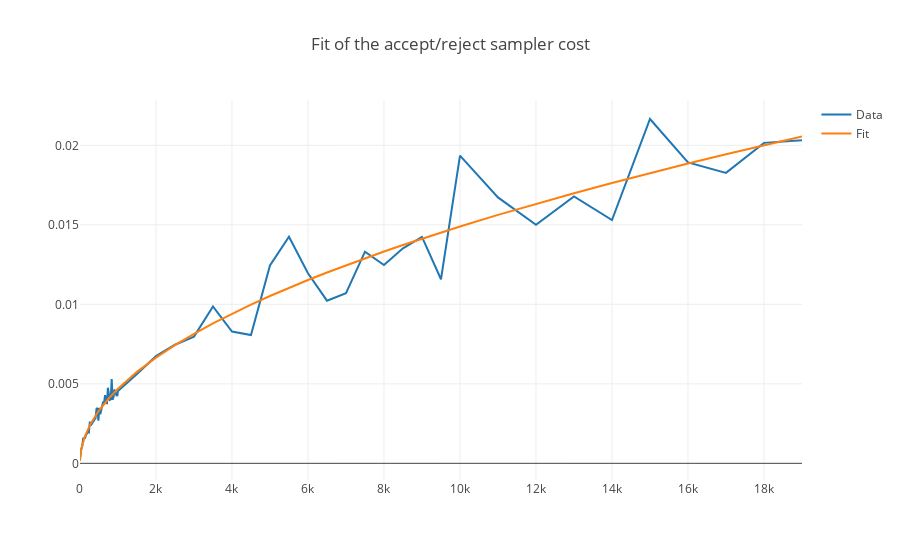

The notebook cell this image was saved under:
### Markdown cell above
To verify our assumptions we can make a fit with a power law. If we get an exponent close to 0,5 our analysis is somewhat confirmed—or at least, not rejected.

### Code cell
f = lambda x, a, b: a*(x**b)

fit = curve_fit(f, ns, results["AcceptRejectSampler"])

a, b = fit[0]
print("Fitting result for f(x) = a*x^b\n"
      "a = {:f}\nb = {:f}".format(a, b))

if abs(b - 0.5) < 0.05:
    print("Not bad!!!")

data = [Scatter(x=ns, y=results["AcceptRejectSampler"], name="Data"),
        Scatter(x=ns, y=[f(n, a, b) for n in ns], name="Fit".format(a, b))]
py.iplot(Figure(data=data, layout=Layout(title="Fit of the accept/reject sampler cost")))
